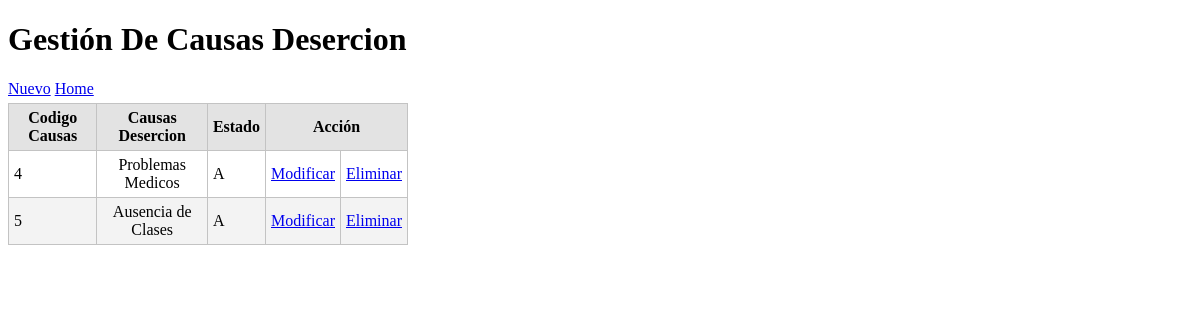
Page /causaDesercion/index.php on the committed database.
### tables this page shows
CREATE TABLE IF NOT EXISTS `causa_desercion` (
  `cod_causa` varchar(20) NOT NULL,
  `desc_causa` varchar(160) DEFAULT NULL,
  `estado` varchar(20) NOT NULL,
  PRIMARY KEY (`cod_causa`)
);

### causaDesercion/view/viewClass.php (called while the page is built, shortened)
<?php
class  viewCLass{
	static public function renderHTML($view, $args = NULL){
	include_once 'template/'.$view;
	}
}
?>

### librerias/dataBaseClass.php (called while the page is built, shortened)
<?php
class dataBaseClass {
  static private $host = 'localhost';
  static private $port = 3306,
          $dbname = 'bd_dersercion',
          $user = 'root',
          $password = '',
          $driver = 'mysql',
          $instance = NULL;
  static public function getInstance() {
    return self::$instance;
  }
  static private function connect() {
    try {
      $dsn = self::$driver
              . ':host='. self::$host
              . ';port=' . self::$port
              . ';dbname=' . self::$dbname;
      self::$instance = new PDO($dsn, self::$user, self::$password);
      return true;
    } catch (PDOException $e) {
      echo $e->getMessage();
    }
  }
}

### causaDesercion/model/modelClass.php (called while the page is built, shortened)
<?php
class modelClass {
    static public function getAll() {
        try {
            $sql = 'SELECT causa_desercion.cod_causa,  causa_desercion.desc_causa, causa_desercion.estado  FROM causa_desercion';
            return dataBaseClass::getinstance()->query($sql)->fetchAll(PDO::FETCH_ASSOC);
        } catch (PDOException $e) {
            return $e;
        }
    }
}
?>

### causaDesercion/view/template/index.php (the view, shortened to what this page needs)
<!DOCTYPE html>
<html lang="es">
    <head>
        <link rel="stylesheet" media="screen" href="css/main.css">
    </head>
    <body>
        <h1>Gestión De Causas Desercion</h1>
        <div id="lnkNuevo">
            <a href="index.php?action=create">Nuevo</a>
            <td><a href="/mitaller" title="Regresar al inicio">Home</a></td>
        </div>
        <table id="tblContenido">
            <thead>
                <tr>
                    <th>Codigo Causas</th>
                    <th>Causas Desercion</th>
                    <th>Estado</th>
                    <th colspan="2">Acción</th>
                </tr>
            </thead>
            <tbody>
                <?php foreach ($datos as $row): ?>
                    <tr>
                        <td><?php echo $row['cod_causa']; ?></td>
                        <td><?php echo $row['desc_causa']; ?></td>
                        <td><?php echo $row['estado']; ?></td>
                        <td><a href="index.php?action=update&amp;id=<?php echo $row['cod_causa'] ?>">Modificar</a></td>
                        <td><a  href="index.php?action=delete&amp;id=<?php echo $row['cod_causa'] ?>">Eliminar</a></td>
                    </tr>
                <?php endforeach ?>
            </tbody>
        </table>
    </body>
</html>

### causaDesercion/css/main.css (style rules this page uses)
#lnkNuevo { margin-bottom: 5px; }
#tblContenido { border: solid #c3c3c3 1px; width: 400px; border-spacing: 0px; border-collapse: collapse; }
#tblContenido thead tr th { background-color: #e3e3e3; }
#tblContenido tbody tr td, #tblContenido thead tr th { margin: 0px; padding: 0px; border: solid #c3c3c3 1px; padding: 5px; }
#tblContenido tbody tr:nth-child(2n) { background-color: #f3f3f3; }
#tblContenido tbody tr td:last-child, #tblContenido tbody tr td:nth-child(2) { text-align: center; }

### rows in the picture
causa_desercion: cod_causa "4", desc_causa "Problemas Medicos", estado "A"
causa_desercion: cod_causa "5", desc_causa "Ausencia de Clases", estado "A"
